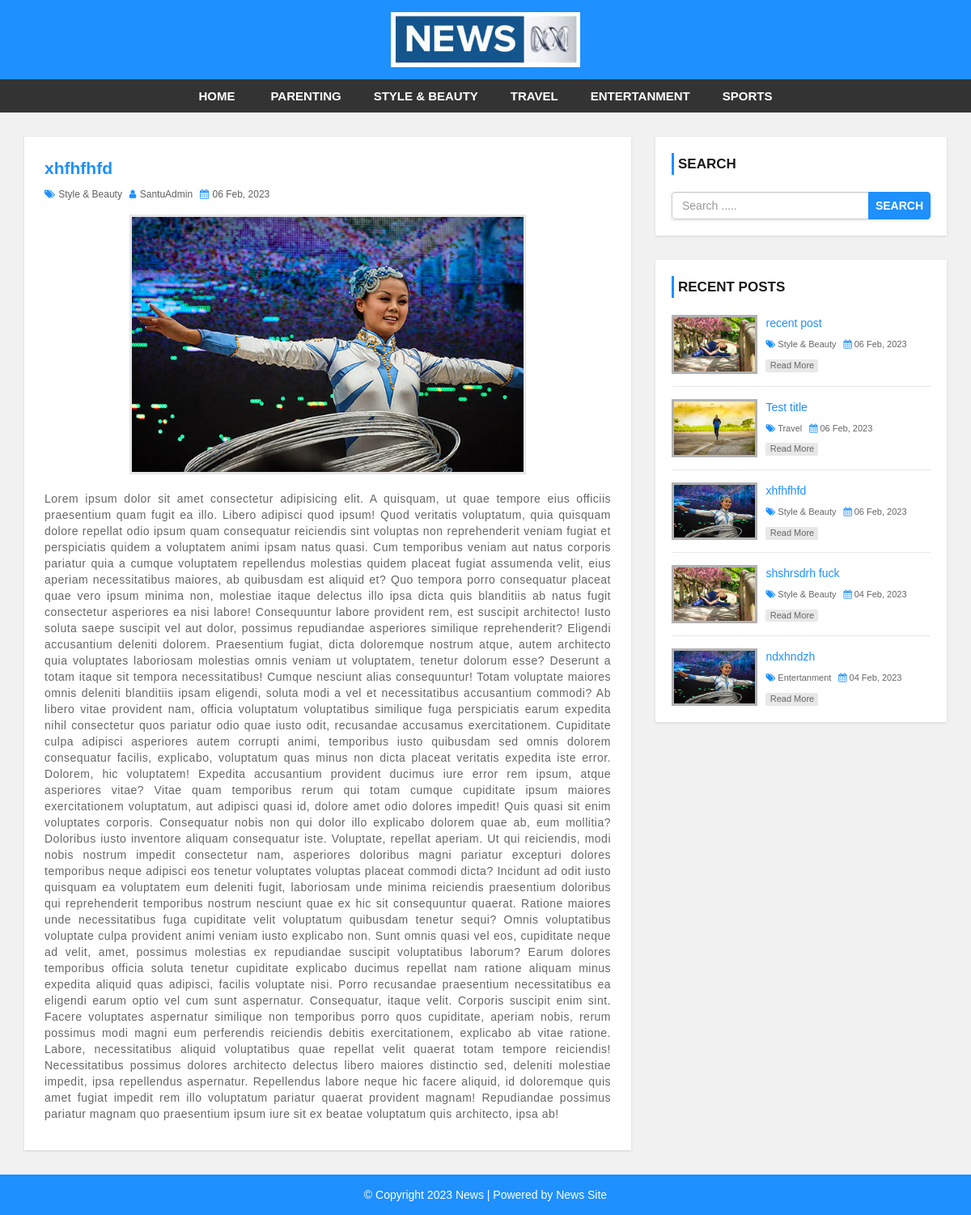
The page /single.php?id=45 on the database its author committed.
### tables this page shows
CREATE TABLE `settings` (
  `websitename` varchar(60) NOT NULL,
  `logo` varchar(50) NOT NULL,
  `footerdesc` varchar(255) NOT NULL
);

CREATE TABLE `category` (
  `category_id` int(11) NOT NULL,
  `category_name` varchar(100) NOT NULL,
  `post` int(11) NOT NULL DEFAULT 0
);

CREATE TABLE `post` (
  `post_id` int(11) NOT NULL,
  `title` varchar(100) NOT NULL,
  `description` text NOT NULL,
  `category` varchar(100) NOT NULL,
  `post_date` varchar(50) NOT NULL,
  `author` int(11) NOT NULL,
  `post_img` varchar(100) NOT NULL
);

CREATE TABLE `user` (
  `user_id` int(10) UNSIGNED NOT NULL,
  `first_name` varchar(30) NOT NULL,
  `last_name` varchar(30) NOT NULL,
  `username` varchar(30) DEFAULT NULL,
  `password` varchar(40) DEFAULT NULL,
  `role` int(11) NOT NULL
);

### config.php (called while the page is built, shortened)
<?php
$site_url = 'http://localhost:8080/news-site/';
 ?>

### single.php (the view)
<?php include 'header.php'; ?>
    <div id="main-content">
        <div class="container">
            <div class="row">
                <div class="col-md-8">
                    <div class="post-container">
                    <?php
                        include "config.php";
                        $post_id = $_GET['id'];
                        $sql = "SELECT post.post_id, post.title, post.post_date, post.description, post.post_img, post.author, category.category_name, user.username, post.category FROM post
                        LEFT JOIN category ON post.category = category.category_id
                        LEFT JOIN user ON post.author = user.user_id
                        WHERE post.post_id = {$post_id}";
                        $result = mysqli_query($conn,$sql) or die ("connection Failed!!!!!");
                        if (mysqli_num_rows($result) > 0) {
                            while($row = mysqli_fetch_assoc($result)) {
                        ?>
                        <div class="post-content single-post">
                            <h3><?php echo $row['title'];?></h3>
                            <div class="post-information">
                                <span>
                                    <i class="fa fa-tags" aria-hidden="true"></i>
                                    <a href= "category.php?cid=<?php echo $row['category'];?>"><?php echo $row['category_name'];?></a>
                                </span>
                                <span>
                                    <i class="fa fa-user" aria-hidden="true"></i>
                                    <a href='author.php?aid=<?php echo $row['author'];?>'><?php echo $row['username'];?></a>
                                </span>
                                <span>
                                    <i class="fa fa-calendar" aria-hidden="true"></i>
                                    <?php echo $row['post_date'];?>
                                </span>
                            </div>
                            <img class="single-feature-image" src="admin/upload/<?php echo $row['post_img'];?>" alt=""/>
                            <p class="description">
                            <?php echo $row['description'];?>
                        </div>
                        <?php
                            }
                        }else{
                            echo "<h2>No record found.!!!</h2>";
                        }
                        ?>
                    </div>
                </div>
                <?php include 'sidebar.php'; ?>
            </div>
        </div>
    </div>
<?php include 'footer.php'; ?>

### header.php (shortened to what this page needs)
<?php
include "config.php";
 ?>
<!DOCTYPE html>
<html lang="en">
<head>
    <link rel="stylesheet" href="css/bootstrap.min.css" />
    <link rel="stylesheet" href="css/font-awesome.css">
    <link rel="stylesheet" href="css/style.css">
</head>
<body>
<div id="header">
    <div class="container">
        <div class="row">
            <div class=" col-md-offset-4 col-md-4">
              <?php
                include "config.php";
                $sql = "SELECT * FROM settings";
                $result = mysqli_query($conn, $sql) or die("Query Failed.");
                if(mysqli_num_rows($result) > 0){
                  while($row = mysqli_fetch_assoc($result)) {
                    if($row['logo'] == ""){
                      echo '<a href="index.php"><h1>'.$row['websitename'].'</h1></a>';
                    }else{
                      echo '<a href="index.php" id="logo"><img src="admin/images/'. $row['logo'] .'"></a>';
                    }
                  }
                }
                ?>
            </div>
        </div>
    </div>
</div>
<div id="menu-bar">
    <div class="container">
        <div class="row">
            <div class="col-md-12">
                <?php
                include "config.php";
                $sql = "SELECT * FROM category WHERE post >0";
                $result = mysqli_query($conn,$sql) or die ("category connection Failed!!!!!");
                        if (mysqli_num_rows($result) > 0) {
                            $active = "";
                ?>
                <ul class='menu'>
                <li><a href='<?php echo $site_url;?>'>Home</a></li>
                    <?php
                    while($row = mysqli_fetch_assoc($result)) {
                   echo "<li><a class='{$active}' href='category.php?cid={$row['category_id']}'>{$row['category_name']}</a></li>";
                    }
                    ?>
                </ul>
                <?php
                    }
                    ?>
            </div>
        </div>
    </div>
</div>

### sidebar.php
<div id="sidebar" class="col-md-4">
    <div class="search-box-container">
        <h4>Search</h4>
        <form class="search-post" action="search.php" method ="GET">
            <div class="input-group">
                <input type="text" name="search" class="form-control" placeholder="Search .....">
                <span class="input-group-btn">
                    <button type="submit" class="btn btn-danger">Search</button>
                </span>
            </div>
        </form>
    </div>
    <div class="recent-post-container">
        <h4>Recent Posts</h4>
        <?php
        include "config.php";
                        $limit = 5;
                        $sql = "SELECT post.post_id, post.title, post.post_date, post.post_img, category.category_name, post.category FROM post
                        LEFT JOIN category ON post.category = category.category_id
                        ORDER BY post.post_id DESC LIMIT {$limit}";
                        $result = mysqli_query($conn,$sql) or die ("Recent connection Failed!!!!!");
                        if (mysqli_num_rows($result) > 0) {
                            while($row = mysqli_fetch_assoc($result)) {
        ?>
        <div class="recent-post">
            <a class="post-img" href="single.php?id=<?php echo $row['post_id'];?>">
                <img src="admin/upload/<?php echo $row['post_img'];?>" alt=""/>
            </a>
            <div class="post-content">
                <h5><a href="single.php?id=<?php echo $row['post_id'];?>"><?php echo $row['title'];?></a></h5>
                <span>
                    <i class="fa fa-tags" aria-hidden="true"></i>
                    <a href="single.php?id=<?php echo $row['post_id'];?>"><?php echo $row['category_name'];?></a>
                </span>
                <span>
                    <i class="fa fa-calendar" aria-hidden="true"></i>
                    <?php echo $row['post_date'];?>
                </span>
                <a class="read-more" href="single.php?id=<?php echo $row['post_id'];?>">read more</a>
            </div>
        </div>
        <?php
                            }
                        }
        ?>
    </div>
</div>

### footer.php
<div id ="footer">
    <div class="container">
        <div class="row">
            <div class="col-md-12">
              <?php
              include "config.php";
              $sql = "SELECT * FROM settings";
              $result = mysqli_query($conn, $sql) or die ("connection Failed!!!!!");
              if (mysqli_num_rows($result) > 0) {
                while($row = mysqli_fetch_assoc($result)) {
               ?>
                <span><a href="http://localhost:8080/news-site/"><?php echo $row['footerdesc']; ?></a></span>
              <?php }
            } ?>
            </div>
        </div>
    </div>
</div>
</body>
</html>

### css/style.css (style rules this page uses)
body { background: #f1f1f1; font-family: sans-serif,arial,Helvetica; }
a, a:hover, a:focus { text-decoration: none; outline: none; }
ul { margin:0; padding:0; list-style:none; }
form { background: #fff; padding: 25px; box-shadow:0 1px 3px rgba(0, 0, 0, 0.13); }
#header { background: #1e90ff; text-align: center; padding: 15px; }
#logo { display: inline-block; width: 65%; }
#logo img { width: 100%; }
#menu-bar { background: #333; text-align: center; }
#menu-bar .menu > li { display: inline-block; }
.menu > li > a { padding: 10px 20px; display: block; text-transform: uppercase; color: #fff; font-size: 15px; font-weight:600; transition:all 0.5s ease 0s; }
#main-content { padding: 30px 0; min-height: 750px; }
#main-content .post-container { background-color: #fff; padding: 25px; box-shadow: 0 1px 3px rgba(0, 0, 0, 0.13); }
#main-content .post-content { border-bottom: 1px solid #d1d1d1; padding: 0 0 30px; margin-bottom:30px; }
#main-content .post-content img { width: 100%; }
#main-content .post-content h3 { font-size: 21px; line-height: 28px; font-weight: 600; margin: 0 0 7px; }
#main-content .post-content .post-information span { color: #606060; font-size: 12px; text-transform: capitalize; margin: 0 5px 5px 0; display: inline-block; }
#main-content .post-content .post-information i { color: #1e90ff; margin-right: 1px; }
#main-content .post-content .post-information a { color: #606060; text-decoration: none; }
#main-content .post-content p, #main-content .single-post p { color: #666; font-size: 14px; letter-spacing: 0.5px; margin:0 0 10px; }
#main-content .post-content a.read-more { color: #fff; background-color: #1E90FF; font-size: 12px; text-transform: capitalize; padding: 3px 8px; border-radius: 2px; transition: all 0.3s; }
#main-content .single-post { border: none; margin-bottom: 0; padding-bottom: 0; }
#main-content .single-post h3 { color: #1e90ff; }
#main-content .single-post .post-information { margin: 0 0 10px; }
#main-content .single-post p { text-align: justify; }
#main-content .single-post img.single-feature-image { width: 70%; margin: 0 auto 20px; display: block; border: 3px solid #e7e7e7; }
i.fa { color:#222; }
#sidebar h4 { color: #1A1A1A; font-size: 17px; line-height: 27px; font-weight:600; text-transform: uppercase; padding: 0 0 0 5px; margin: 0 0 21px; border-left: 3px solid #1e90ff; }
#sidebar .search-box-container { background-color: #fff; padding: 20px; margin: 0 0 30px; box-shadow: 0 1px 3px rgba(0, 0, 0, 0.13); }
#sidebar .search-post { padding: 0; }
#sidebar .search-post input { color: #606060; }
#sidebar .search-post .btn { font-weight: 600; text-transform: uppercase; padding: 6px 8px; background-color: #1E90FF; border-color: #1E90FF; outline: none; }
#sidebar .recent-post-container { padding: 20px; background: #fff; box-shadow: 0 1px 3px rgba(0, 0, 0, 0.13); }
#sidebar .recent-post { border-bottom: 1px solid #e7e7e7; padding: 0 0 15px; margin: 0 0 15px; }
#sidebar .recent-post:last-child { margin: 0; padding: 0; border: none; }
#sidebar .recent-post .post-img { display: inline-block; width: 33%; border: 3px solid rgba(0,0,0,0.3); vertical-align: top; transition: border .3s; }
#sidebar .recent-post .post-img img { width: 100%; }
#sidebar .recent-post .post-content { width: 65%; display: inline-block; border: none; padding: 0 0 0 7px; margin: 0; }
#sidebar .recent-post h5 { font-size: 14px; line-height: 20px; margin: 0 0 5px; }
#sidebar .recent-post h5 a { color: #1E90FF; }
#sidebar .recent-post span { color: #666; font-size: 11px; display: inline-block; margin: 0 5px 10px 0; }
#sidebar .recent-post span a { color: #666; }
#sidebar .recent-post span i { color: #1E90FF; }
#sidebar .recent-post a.read-more { color: #666; background-color: rgba(0,0,0,0.09); width: 65px; font-size: 11px; text-align: center; padding: 0; display: block; transition: all 0.3s; }
#footer { color: #fff; padding:15px 0; text-align:center; background-color:#1e90ff; }
#footer a { color:#fff; }

### rows shown on the page
settings: logo (picture), footerdesc "© Copyright 2023 News | Powered by News Site"
category: category_name "PARENTING"
category: category_name "STYLE & BEAUTY"
category: category_name "TRAVEL"
category: category_name "ENTERTANMENT"
category: category_name "SPORTS"
post: title "xhfhfhfd", category.category_name "Style & Beauty", user.username "SantuAdmin", post_date "06 Feb, 2023", post_img (picture), description "Lorem ipsum dolor sit amet consectetur adipisicing elit. A quisquam, ut quae tempore eius officiis praesentium quam fugit ea illo. Libero adipisci quod ipsum! Quod veritatis voluptatum, quia quisquam dolore repellat odio ipsum quam consequatur reiciendis sint voluptas non reprehenderit veniam fugiat et perspiciatis quidem a voluptatem animi ipsam natus quasi. Cum temporibus veniam aut natus corporis pariatur quia a cumque voluptatem repellendus molestias quidem placeat fugiat assumenda velit, eius aperiam necessitatibus maiores, ab quibusdam est aliquid et? Quo tempora porro consequatur placeat quae vero ipsum minima non, molestiae itaque delectus illo ipsa dicta quis blanditiis ab natus…"
post: post_img (picture), title "recent post", category.category_name "Style & Beauty", post_date "06 Feb, 2023"
post: post_img (picture), title "Test title", category.category_name "Travel", post_date "06 Feb, 2023"
post: post_img (picture), title "shshrsdrh fuck", category.category_name "Style & Beauty", post_date "04 Feb, 2023"
post: post_img (picture), title "ndxhndzh", category.category_name "Entertanment", post_date "04 Feb, 2023"
